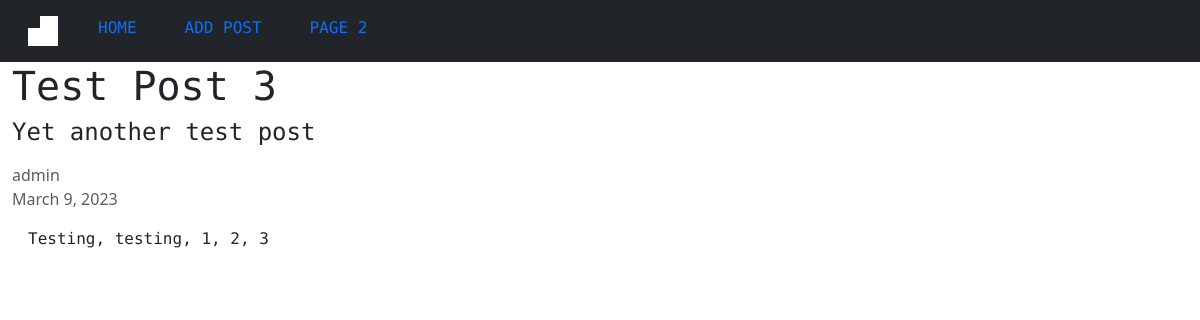
The page /single-post/4/ on the database as committed earlier.
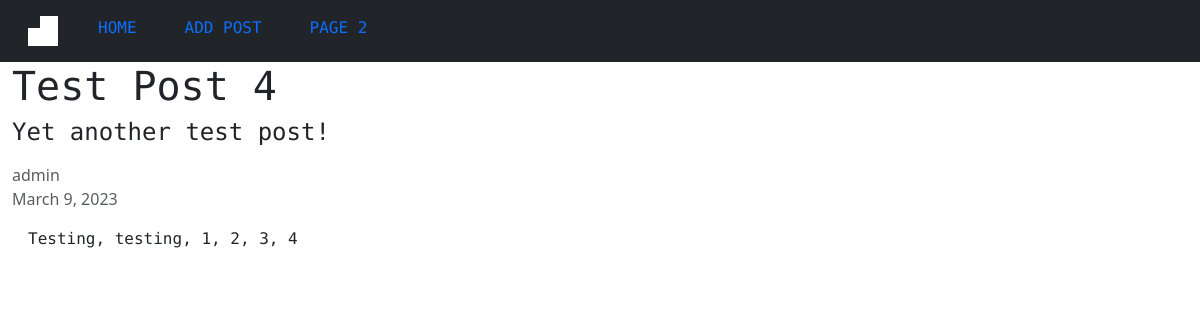
The same page on the database as committed later.
### blog/models.py (models this page shows, shortened)
class BlogPost(models.Model):
    title = models.CharField(max_length=100)
    subtitle = models.CharField(max_length=150)
    author = models.CharField(max_length=20)
    date_updated = models.DateField()
    blog_content = models.TextField()

### blog/views.py (the view)
# urls.py: path('single-post/<pk>/', get_post, name='single-post'),
def get_post(request, pk):
    post = BlogPost.objects.get(id=pk)
    context = {
        "post": post
    }
    return render(request, "single-post.html", context)

### templates/single-post.html
{% extends "base.html" %}
{% block content %}
<div class="heading-text">
    <h1>
        {{ post.title }}
    </h1>
</div>
<div class="body-text">
    <h4>
        {{ post.subtitle }}
    </h4>
</div>
<div class="text-muted py-2">
    {{ post.author }}
    <br>
    {{ post.date_updated }}
</div>
<div class="body-text py-2 px-3">
    {{ post.blog_content }}
</div>
    {% endblock content %}

Rows that differ between the two databases and show on the page:
changed BlogPost "admin": title "Test Post 3" → "Test Post 4"; subtitle "Yet another test post" → "Yet another test post!"; blog_content "Testing, testing, 1, 2, 3" → "Testing, testing, 1, 2, 3, 4"
